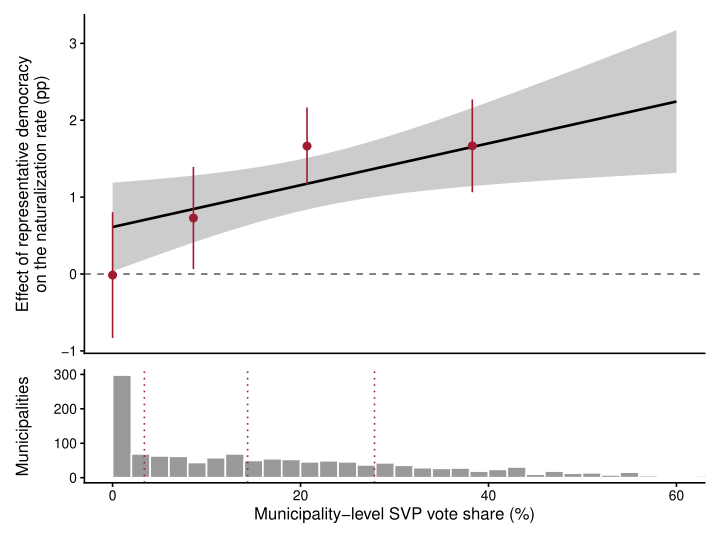

Here is the R script that generated this plot:
# Heterogeneous effect of switching from direct to representative democracy on the naturalization
# rate, by the municipality's SVP vote share, on Hainmueller and Hangartner's Swiss data.
# Two-way fixed effects (municipality, year) with the unemployment rate as a covariate and
# standard errors clustered by municipality: a linear interaction (line and 95% band) and
# the effect within quartiles of the SVP share (points), with the SVP distribution below.
# Output: svp_heterogeneity_2026.pdf.  Run from this folder:  Rscript svp_heterogeneity_2026.R
suppressPackageStartupMessages({library(haven); library(dplyr); library(fixest); library(ggplot2); library(patchwork)})

s <- read_dta("swissnat.dta") |>
  filter(!is.na(nat_rate_ord), !is.na(institution_dummyB), !is.na(ue_rate)) |>
  transmute(bfs = as.integer(bfs), year = as.integer(year),
            nat_rate = as.numeric(nat_rate_ord),
            repdem = 1 - as.numeric(institution_dummyB),  # institution_dummyB is 1 for direct democracy
            svp = as.numeric(svpconstzero),                # municipality SVP vote share, percent
            ue_rate = as.numeric(ue_rate)) |>
  as.data.frame()

# linear interaction
m_lin <- feols(nat_rate ~ repdem + repdem:svp + ue_rate | bfs + year, data = s, cluster = ~bfs)
b <- coef(m_lin); V <- vcov(m_lin)
grid <- data.frame(svp = seq(0, 60, by = 0.5)) |>
  mutate(effect = b[["repdem"]] + b[["repdem:svp"]] * svp,
         se = sqrt(V["repdem", "repdem"] + svp^2 * V["repdem:svp", "repdem:svp"] + 2 * svp * V["repdem", "repdem:svp"]))

# effect within quartiles of the SVP share
q <- quantile(s$svp, c(0.25, 0.5, 0.75))
s <- s |> mutate(bin = cut(svp, c(-Inf, q, Inf), labels = c("Q1", "Q2", "Q3", "Q4")))
m_bin <- feols(nat_rate ~ i(bin, repdem) + ue_rate | bfs + year, data = s, cluster = ~bfs)
ct <- as.data.frame(coeftable(m_bin)) |> tibble::rownames_to_column("term") |>
  filter(grepl("^bin::", term)) |>
  mutate(bin = sub("bin::(Q[1-4]):repdem", "\\1", term)) |>
  left_join(s |> group_by(bin) |> summarise(svp = median(svp), .groups = "drop"), by = "bin") |>
  rename(effect = Estimate, se = `Std. Error`)

top <- ggplot(grid, aes(svp, effect)) +
  geom_ribbon(aes(ymin = effect - 1.96 * se, ymax = effect + 1.96 * se), fill = "grey80") +
  geom_line(linewidth = 0.9) +
  geom_hline(yintercept = 0, linetype = "dashed", colour = "grey40") +
  geom_pointrange(data = ct, aes(svp, effect, ymin = effect - 1.96 * se, ymax = effect + 1.96 * se),
                  colour = "#9E1B32", size = 0.4) +
  labs(x = NULL, y = "Effect of representative democracy\non the naturalization rate (pp)") +
  theme_classic(base_size = 12) + theme(axis.text.x = element_blank(), axis.ticks.x = element_blank())
bottom <- ggplot(distinct(s, bfs, svp), aes(svp)) +
  geom_histogram(binwidth = 2, fill = "grey60", colour = "white", boundary = 0) +
  geom_vline(xintercept = q, colour = "#9E1B32", linetype = "dotted") +
  coord_cartesian(xlim = c(0, 60)) +
  labs(x = "Municipality-level SVP vote share (%)", y = "Municipalities") +
  theme_classic(base_size = 12)
p <- top / bottom + plot_layout(heights = c(3, 1))
ggsave("svp_heterogeneity_2026.pdf", p, width = 7.2, height = 5.4)
cat(sprintf("linear: effect at svp = 0: %.2f (se %.2f); slope per point of SVP share: %.3f (se %.3f)\n",
            b[["repdem"]], sqrt(V["repdem", "repdem"]), b[["repdem:svp"]], sqrt(V["repdem:svp", "repdem:svp"])))
print(ct[, c("bin", "svp", "effect", "se")])
